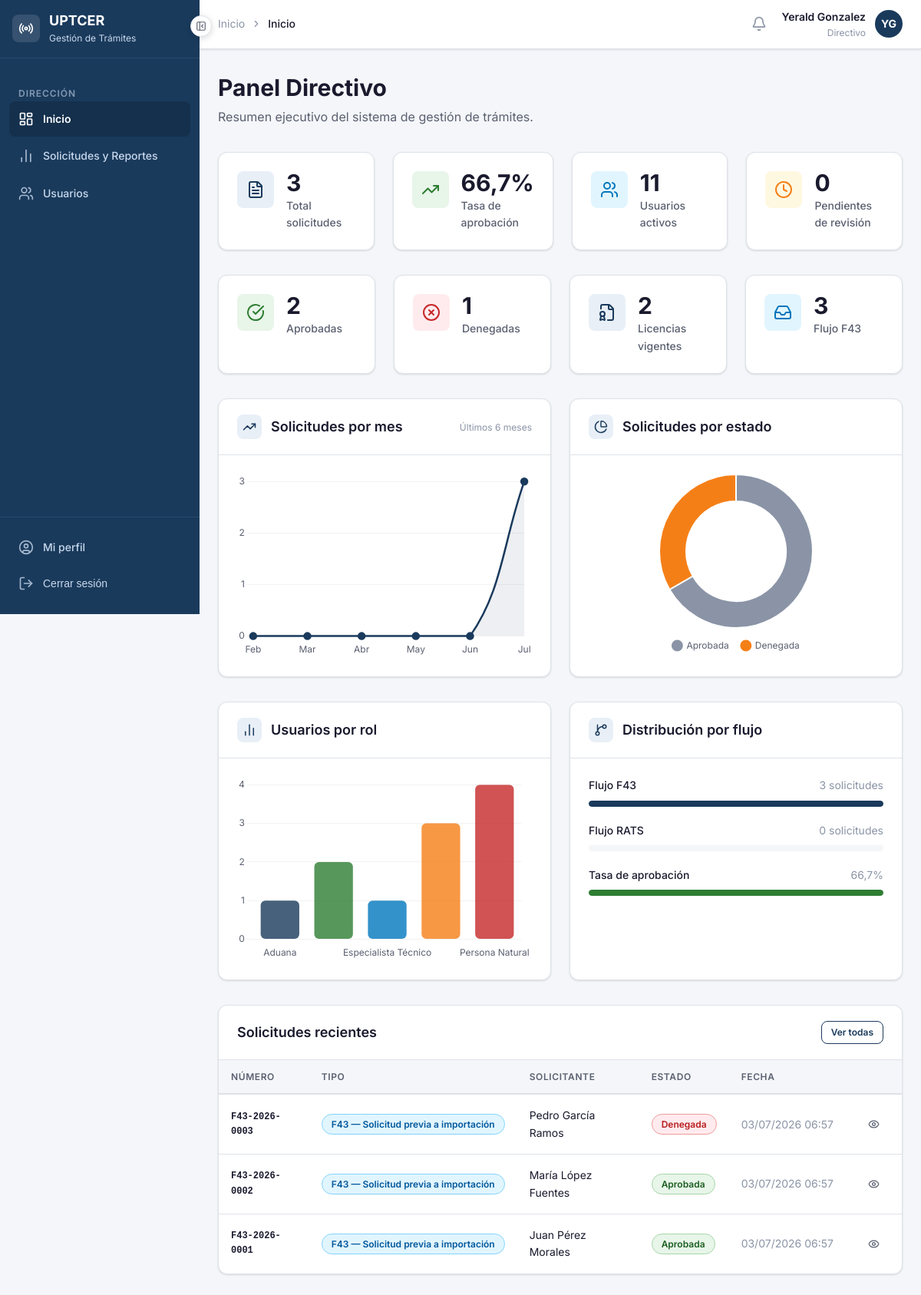
The page /acceso/dashboard/ (signed in) on the database as committed earlier.
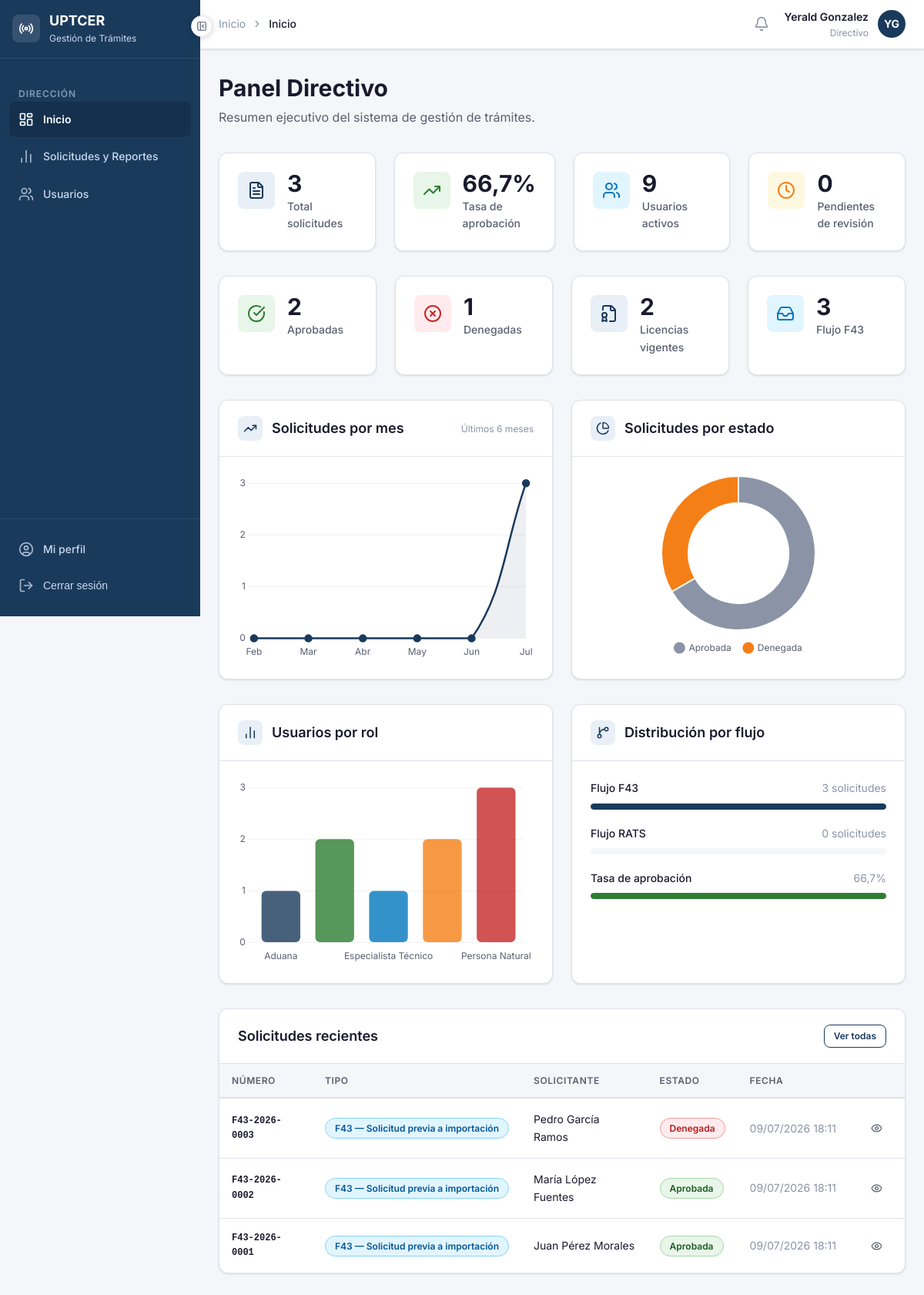
The same page on the database as committed later.
### apps/solicitudes/models.py (models this page shows, shortened)
class Solicitud(models.Model):
    FLUJO_F43  = 'f43'
    FLUJO_RATS = 'rats'
    FLUJOS = [
        (FLUJO_F43,  'F43 — Solicitud previa a importación'),
        (FLUJO_RATS, 'RATS — Equipo retenido en aduana'),
    ]
    ESTADO_BORRADOR    = 'borrador'
    ESTADO_ENVIADA     = 'enviada'
    ESTADO_EN_REVISION = 'en_revision'
    ESTADO_APROBADA    = 'aprobada'
    ESTADO_DENEGADA    = 'denegada'
    ESTADO_CANCELADA   = 'cancelada'
    ESTADOS = [
        (ESTADO_BORRADOR,    'Borrador'),
        (ESTADO_ENVIADA,     'Enviada'),
        (ESTADO_EN_REVISION, 'En revisión'),
        (ESTADO_APROBADA,    'Aprobada'),
        (ESTADO_DENEGADA,    'Denegada'),
        (ESTADO_CANCELADA,   'Cancelada'),
    ]
    numero          = models.CharField('Número de solicitud', max_length=20, unique=True, editable=False)
    flujo           = models.CharField('Tipo de flujo', max_length=10, choices=FLUJOS)
    estado          = models.CharField('Estado', max_length=20, choices=ESTADOS, default=ESTADO_BORRADOR)
    solicitante     = models.ForeignKey(
                        settings.AUTH_USER_MODEL,
                        on_delete=models.PROTECT,
                        verbose_name='Solicitante',
                        related_name='solicitudes'
                      )
    equipo          = models.ForeignKey(
                        'equipos.Equipo',
                        on_delete=models.PROTECT,
                        verbose_name='Equipo',
                        null=True,
                        blank=True,
                        related_name='solicitudes'
                      )
    equipo_no_listado       = models.BooleanField('Equipo no listado en catálogo', default=False)
    equipo_descripcion      = models.TextField('Descripción del equipo (no listado)', blank=True)
    equipo_marca_manual     = models.CharField('Marca (manual)', max_length=100, blank=True)
    equipo_modelo_manual    = models.CharField('Modelo (manual)', max_length=100, blank=True)
    documento_adjunto       = models.FileField(
                                'Documento adjunto',
                                upload_to='solicitudes/documentos/%Y/%m/',
                                null=True,
                                blank=True
                              )
    numero_rats             = models.CharField('Número RATS', max_length=50, blank=True)
    fecha_retencion         = models.DateField('Fecha de retención', null=True, blank=True)
    operador_asignado       = models.ForeignKey(
                                settings.AUTH_USER_MODEL,
                                on_delete=models.SET_NULL,
                                null=True,
                                blank=True,
                                verbose_name='Operador asignado',
                                related_name='solicitudes_asignadas'
                              )
    observaciones_solicitante   = models.TextField('Observaciones del solicitante', blank=True)
    observaciones_operador      = models.TextField('Observaciones del operador', blank=True)
    observaciones_tecnicas      = models.TextField('Criterio técnico', blank=True)
    fecha_creacion      = models.DateTimeField('Fecha de creación', auto_now_add=True)
    fecha_actualizacion = models.DateTimeField('Última actualización', auto_now=True)
    fecha_resolucion    = models.DateTimeField('Fecha de resolución', null=True, blank=True)
    revisada_directivo      = models.BooleanField('Revisada por dirección', default=False)
    fecha_revision_directivo = models.DateTimeField('Fecha de revisión directiva', null=True, blank=True)
    revisada_por            = models.ForeignKey(
                                settings.AUTH_USER_MODEL,
                                on_delete=models.SET_NULL,
                                null=True,
                                blank=True,
                                verbose_name='Revisada por',
                                related_name='solicitudes_supervisadas'
                              )
    class Meta:
        verbose_name        = 'Solicitud'
        verbose_name_plural = 'Solicitudes'
        ordering            = ['-fecha_creacion']
    @property
    def clase_badge(self):
        mapa = {
            self.ESTADO_BORRADOR:    'badge-info',
            self.ESTADO_ENVIADA:     'badge-pendiente',
            self.ESTADO_EN_REVISION: 'badge-revision',
            self.ESTADO_APROBADA:    'badge-aprobado',
            self.ESTADO_DENEGADA:    'badge-denegado',
            self.ESTADO_CANCELADA:   'badge-denegado',
        }
        return mapa.get(self.estado, 'badge-info')

### apps/accounts/models.py (models this page shows, shortened)
class Usuario(AbstractBaseUser, PermissionsMixin):
    ROL_PERSONA_NATURAL  = 'persona_natural'
    ROL_OPERADOR         = 'operador'
    ROL_ESPECIALISTA     = 'especialista'
    ROL_ADUANA           = 'aduana'
    ROL_DIRECTIVO        = 'directivo'
    ROLES = [
        (ROL_PERSONA_NATURAL, 'Persona Natural'),
        (ROL_OPERADOR,        'Operador'),
        (ROL_ESPECIALISTA,    'Especialista Técnico'),
        (ROL_ADUANA,          'Aduana'),
        (ROL_DIRECTIVO,       'Directivo'),
    ]
    username        = models.CharField('Usuario', max_length=150, unique=True)
    email           = models.EmailField('Correo electrónico', unique=True)
    nombre          = models.CharField('Nombre', max_length=100)
    apellidos       = models.CharField('Apellidos', max_length=100)
    rol             = models.CharField('Rol', max_length=30, choices=ROLES, default=ROL_PERSONA_NATURAL)
    telefono        = models.CharField('Teléfono', max_length=20, blank=True)
    activo          = models.BooleanField('Activo', default=True)
    fecha_registro  = models.DateTimeField('Fecha de registro', auto_now_add=True)
    is_active       = models.BooleanField(default=True)
    is_staff        = models.BooleanField(default=False)
    objects = UsuarioManager()
    USERNAME_FIELD  = 'username'
    REQUIRED_FIELDS = ['email', 'nombre', 'apellidos']
    class Meta:
        verbose_name        = 'Usuario'
        verbose_name_plural = 'Usuarios'
        ordering            = ['apellidos', 'nombre']
    def get_nombre_completo(self):
        return f'{self.nombre} {self.apellidos}'
    @property
    def es_persona_natural(self):
        return self.rol == self.ROL_PERSONA_NATURAL
    @property
    def es_operador(self):
        return self.rol == self.ROL_OPERADOR
    @property
    def es_especialista(self):
        return self.rol == self.ROL_ESPECIALISTA
    @property
    def es_aduana(self):
        return self.rol == self.ROL_ADUANA
    @property
    def es_directivo(self):
        return self.rol == self.ROL_DIRECTIVO

### apps/accounts/views.py (the view)
# urls.py: path('dashboard/',                      views.vista_dashboard,          name='dashboard'),
@never_cache
@login_required
def vista_dashboard(request):
    usuario = request.user
    if usuario.es_persona_natural:
        return _dashboard_persona_natural(request, usuario)
    if usuario.es_operador:
        return _dashboard_operador(request, usuario)
    if usuario.es_especialista:
        return _dashboard_especialista(request, usuario)
    if usuario.es_aduana:
        return _dashboard_aduana(request, usuario)
    if usuario.es_directivo:
        return _dashboard_directivo(request, usuario)
    return _dashboard_operador(request, usuario)

### templates/accounts/dashboard_directivo.html (shortened to what the changed rows need)
{% extends 'base/base.html' %}
{% block contenido %}
<div class="pagina-cabecera">
  <h1 class="pagina-titulo">Panel Directivo</h1>
</div>
<div class="grid-4 mb-8">
  <div class="stat-card">
    <div>
      <div class="stat-card-valor">{{ usuarios_activos }}</div>
      <div class="stat-card-etiqueta">Usuarios activos</div>
    </div>
  </div>
</div>
<div class="grid-2 mb-8">
  <div class="tarjeta">
    <div class="tarjeta-cabecera">
      <div style="display:flex;align-items:center;gap:var(--espacio-3);">
        <h2 class="tarjeta-titulo">Solicitudes por mes</h2>
      </div>
    </div>
  </div>
  <div class="tarjeta">
    <div class="tarjeta-cabecera">
      <div style="display:flex;align-items:center;gap:var(--espacio-3);">
        <h2 class="tarjeta-titulo">Solicitudes por estado</h2>
      </div>
    </div>
  </div>
</div>
<div class="grid-2 mb-8">
  <div class="tarjeta">
    <div class="tarjeta-cabecera">
      <div style="display:flex;align-items:center;gap:var(--espacio-3);">
        <h2 class="tarjeta-titulo">Usuarios por rol</h2>
      </div>
    </div>
    <div class="tarjeta-cuerpo">
      <div style="position:relative;height:240px;">
        <canvas id="chart-roles"></canvas>
      </div>
    </div>
  </div>
  <div class="tarjeta">
    <div class="tarjeta-cabecera">
      <div style="display:flex;align-items:center;gap:var(--espacio-3);">
        <h2 class="tarjeta-titulo">Distribución por flujo</h2>
      </div>
    </div>
  </div>
</div>
<div class="tarjeta">
  <div class="tarjeta-cabecera">
    <h2 class="tarjeta-titulo">Solicitudes recientes</h2>
  </div>
  <div class="tarjeta-cuerpo" style="padding:0;">
    {% if solicitudes_recientes %}
      <div class="tabla-contenedor" style="border:none;border-radius:0;">
        <table class="tabla">
          <thead>
            <tr>
              <th>Número</th>
              <th>Tipo</th>
              <th>Solicitante</th>
              <th>Estado</th>
              <th>Fecha</th>
              <th></th>
            </tr>
          </thead>
          <tbody>
            {% for s in solicitudes_recientes %}
            <tr>
              <td style="font-family:var(--fuente-mono);font-size:var(--texto-xs);font-weight:var(--peso-semi);">
                {{ s.numero }}
              </td>
              <td><span class="badge badge-info">{{ s.get_flujo_display }}</span></td>
              <td>{{ s.solicitante.get_nombre_completo }}</td>
              <td><span class="badge {{ s.clase_badge }}">{{ s.get_estado_display }}</span></td>
              <td style="color:var(--color-texto-muted);white-space:nowrap;">
                {{ s.fecha_creacion|date:"d/m/Y H:i" }}
              </td>
              <td>
                <a href="{% url 'solicitudes:detalle' s.pk %}" class="btn btn-ghost btn-sm">
                  <i data-lucide="eye" style="width:15px;height:15px;"></i>
                </a>
              </td>
            </tr>
            {% endfor %}
          </tbody>
        </table>
      </div>
    {% endif %}
  </div>
</div>
{% endblock %}

Rows that differ between the two databases and show on the page:
removed Solicitud: numero "F43-2026-0003", flujo "F43 — Solicitud previa a importación", solicitante.get_nombre_completo "Pedro García Ramos", estado "Denegada", fecha_creacion "03/07/2026 06:57"
removed Solicitud: numero "F43-2026-0002", flujo "F43 — Solicitud previa a importación", solicitante.get_nombre_completo "María López Fuentes", estado "Aprobada", fecha_creacion "03/07/2026 06:57"
removed Solicitud: numero "F43-2026-0001", flujo "F43 — Solicitud previa a importación", solicitante.get_nombre_completo "Juan Pérez Morales", estado "Aprobada", fecha_creacion "03/07/2026 06:57"
added Solicitud: numero "F43-2026-0003", flujo "F43 — Solicitud previa a importación", solicitante.get_nombre_completo "Pedro García Ramos", estado "Denegada", fecha_creacion "09/07/2026 18:11"
added Solicitud: numero "F43-2026-0002", flujo "F43 — Solicitud previa a importación", solicitante.get_nombre_completo "María López Fuentes", estado "Aprobada", fecha_creacion "09/07/2026 18:11"
added Solicitud: numero "F43-2026-0001", flujo "F43 — Solicitud previa a importación", solicitante.get_nombre_completo "Juan Pérez Morales", estado "Aprobada", fecha_creacion "09/07/2026 18:11"
Other text that changed with them:
{{ usuarios_activos }}: "11" → "9"
chart data {{ chart_roles_data|safe }}: [1, 2, 1, 3, 4] → [1, 2, 1, 2, 3]
